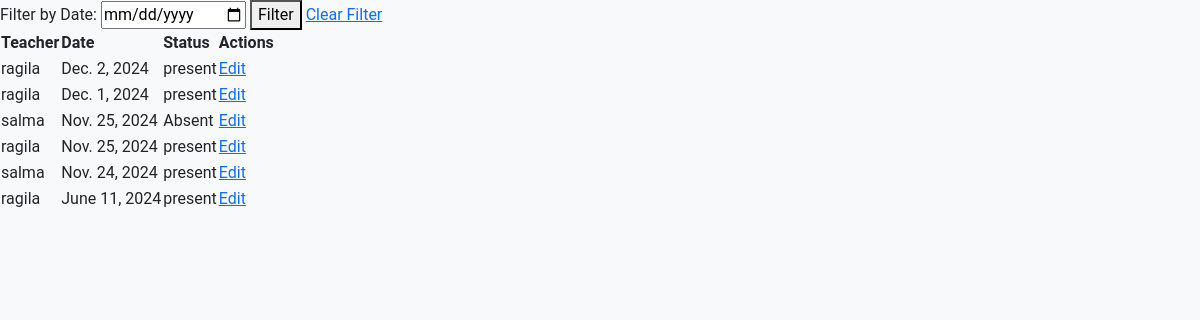
/users/viewteacherattendance/ (signed in), run on the app's committed database.
### users/models.py (models this page shows)
class TeacherAttendance(models.Model):
    teacher = models.ForeignKey(Teacher, on_delete=models.CASCADE)
    date = models.DateField()
    status = models.CharField(max_length=10, choices=[('Present', 'Present'), ('Absent', 'Absent')], default='Present')

class Teacher(models.Model):
    profile = models.OneToOneField(UserProfile, on_delete=models.CASCADE)
    address = models.TextField(null=True, blank=True)
    qualification = models.CharField(max_length=200, null=True, blank=True)
    dob = models.DateField(default=timezone.now)
    contact = models.CharField(max_length=15, null=True, blank=True)
    resume = models.FileField(upload_to='teacher_resumes/', blank=True, null=True)
    courses = models.ForeignKey(Course,on_delete=models.CASCADE,related_name='assigned_teachers',null=True,blank=True)

class UserProfile(models.Model):
    user = models.OneToOneField(User, on_delete=models.CASCADE, related_name='profile')
    role = models.CharField(max_length=20, choices=ROLE_CHOICES)

### users/views.py (the view)
# urls.py: path('viewteacherattendance/', views.view_teacher_attendance, name='view_teacher_attendance'),
@login_required
def view_teacher_attendance(request):
    date_filter = request.GET.get('date')
    if date_filter:
        attendance_records = TeacherAttendance.objects.filter(date=date_filter)
    else:
        attendance_records = TeacherAttendance.objects.all().order_by('-date')
    return render(request, 'users/teacher_attendance_list.html', {
        'attendance_records': attendance_records,
        'date_filter': date_filter,
    })

### templates/users/teacher_attendance_list.html (shortened to what this page needs)
<!DOCTYPE html>
<html lang="en">
<head>
    <link href="https://cdn.jsdelivr.net/npm/bootstrap@5.3.0-alpha1/dist/css/bootstrap.min.css" rel="stylesheet">
    <link href="https://cdnjs.cloudflare.com/ajax/libs/font-awesome/6.0.0-beta3/css/all.min.css" rel="stylesheet">
<form method="get">
    <label for="date">Filter by Date:</label>
    <input type="date" id="date" name="date" value="{{ date_filter }}">
    <button type="submit">Filter</button>
    <a href="{% url 'users:view_teacher_attendance' %}">Clear Filter</a>
</form>
<table>
    <thead>
        <tr>
            <th>Teacher</th>
            <th>Date</th>
            <th>Status</th>
            <th>Actions</th>
        </tr>
    </thead>
    <tbody>
        {% for record in attendance_records %}
        <tr>
            <td>{{ record.teacher.profile.user.username }}</td>
            <td>{{ record.date }}</td>
            <td>{{ record.status }}</td>
            <td>
                <a href="{% url 'users:edit_teacher_attendance' record.id %}">Edit</a>
            </td>
        </tr>
        {% empty %}
        <tr>
            <td colspan="4">No attendance records found.</td>
        </tr>
        {% endfor %}
    </tbody>
</table>

### data on the page
TeacherAttendance: teacher.profile.user.username "ragila", date "Dec. 2, 2024", status "present"
TeacherAttendance: teacher.profile.user.username "ragila", date "Dec. 1, 2024", status "present"
TeacherAttendance: teacher.profile.user.username "salma", date "Nov. 25, 2024", status "Absent"
TeacherAttendance: teacher.profile.user.username "ragila", date "Nov. 25, 2024", status "present"
TeacherAttendance: teacher.profile.user.username "salma", date "Nov. 24, 2024", status "present"
TeacherAttendance: teacher.profile.user.username "ragila", date "June 11, 2024", status "present"
